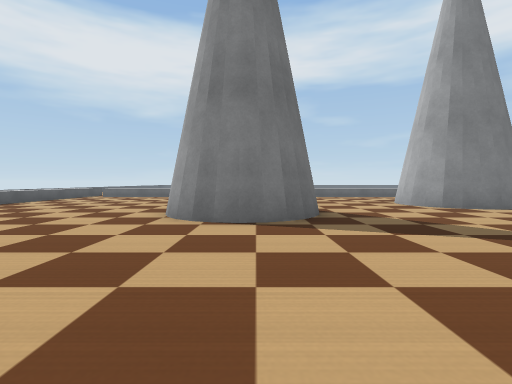
View 1 (above)

24 first-person views from a walk through a Webots world. The camera is 0.19 m above the floor, tilts 2° down and sees 85° across. The floor is counted in squares, 0.25 m on a side. Each view is taken from the middle of a square. On the plan, view 1 faces up. The plan holds only what a view shows up to about 10 squares ahead; the rest is blank. The place goes on beyond the plan. The robots in the file are not drawn. Webots' stock objects and surfaces are drawn as simple stand-ins.

View 2
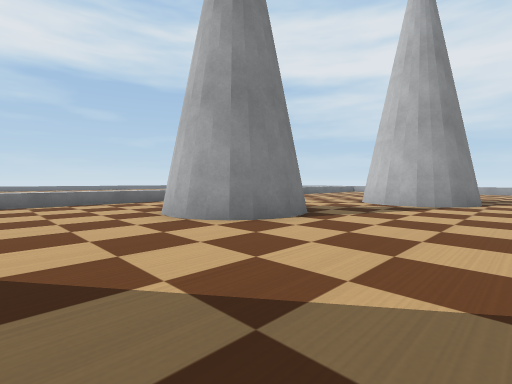

View 3
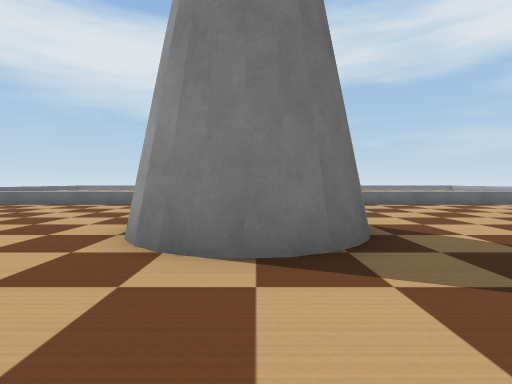

View 4
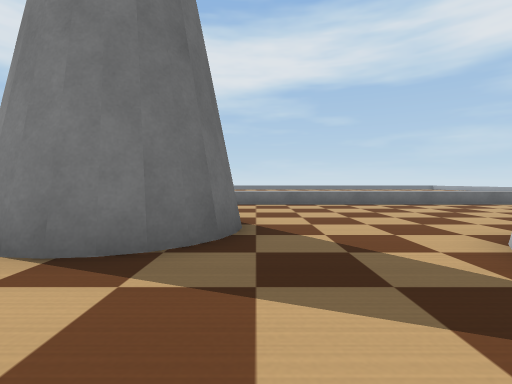

View 5
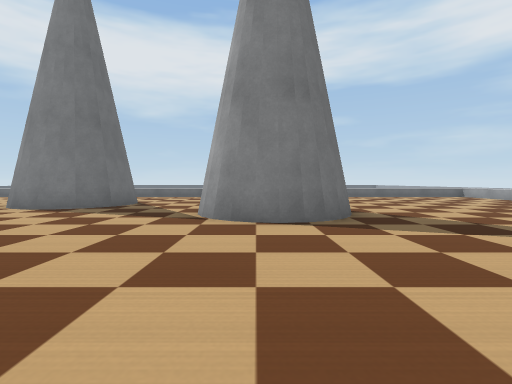

View 6
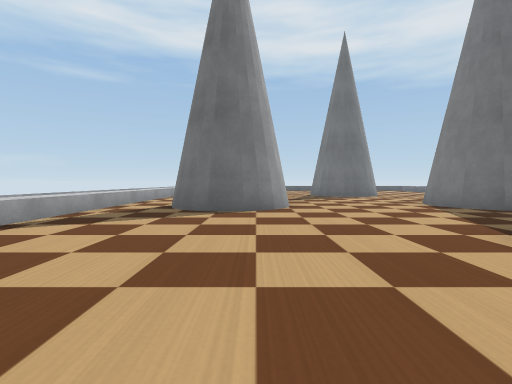

View 7
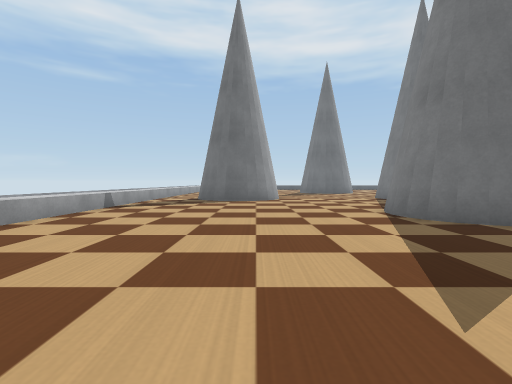

View 8
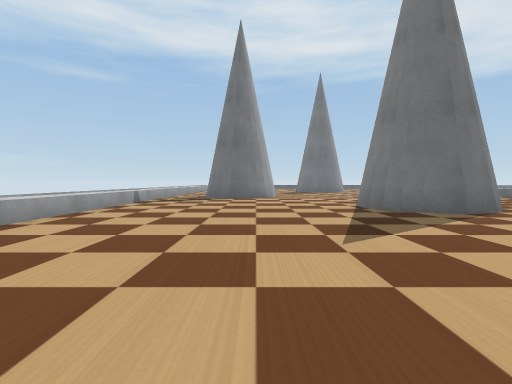

View 9
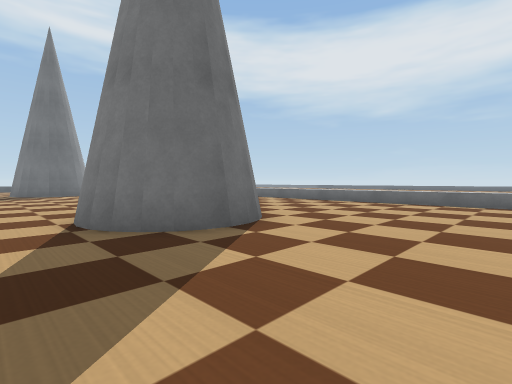

View 10
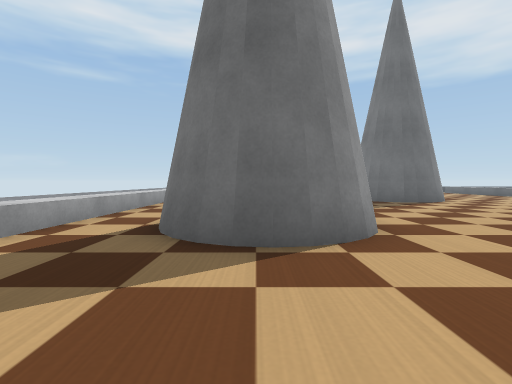

View 11
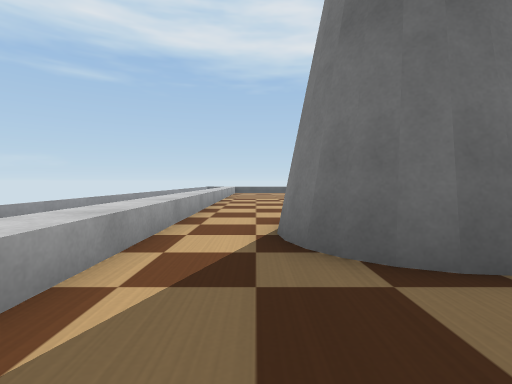

View 12
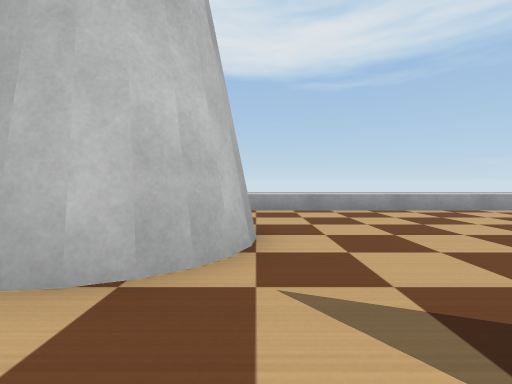

View 13
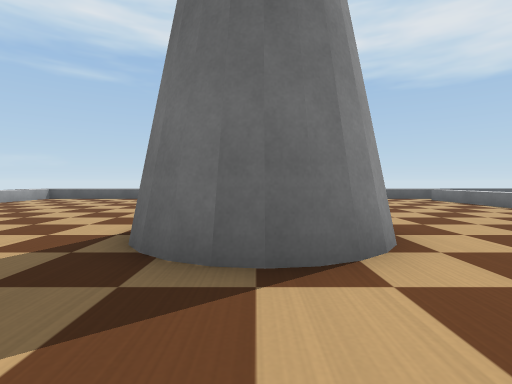

View 14
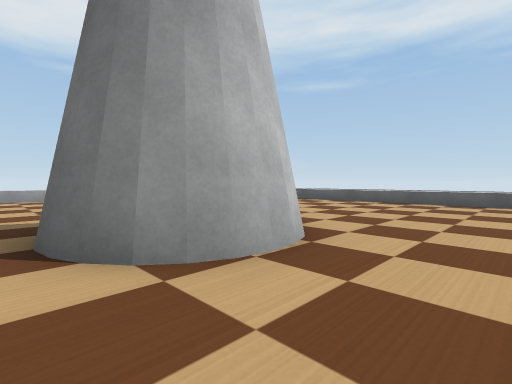

View 15
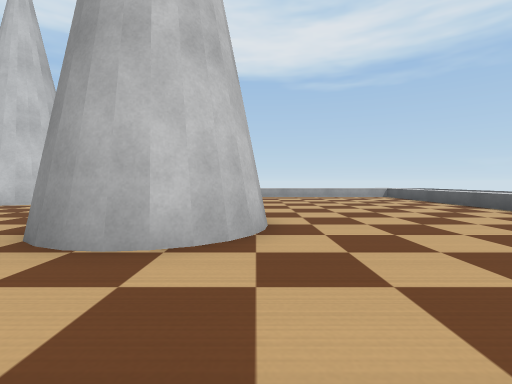

View 16
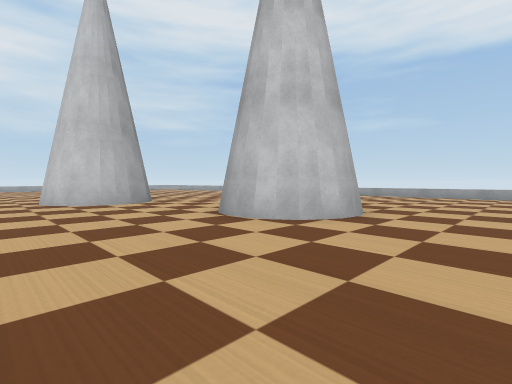

View 17
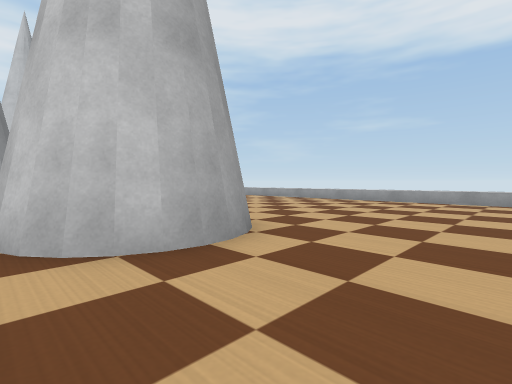

View 18
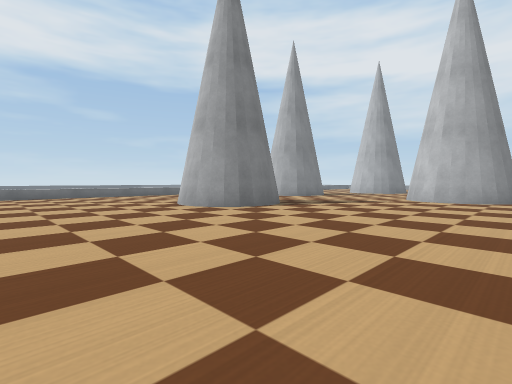

View 19
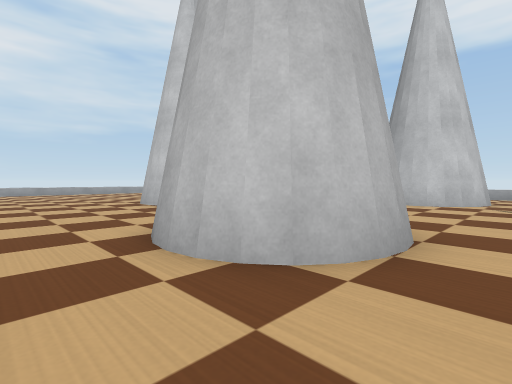

View 20
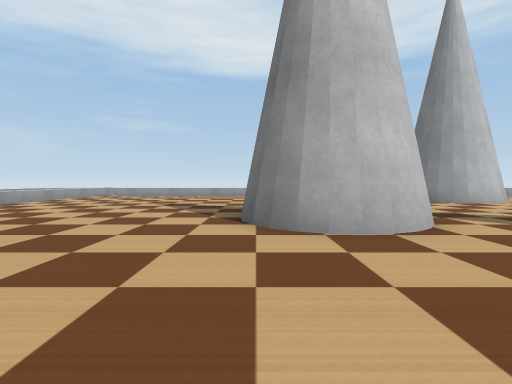

View 21
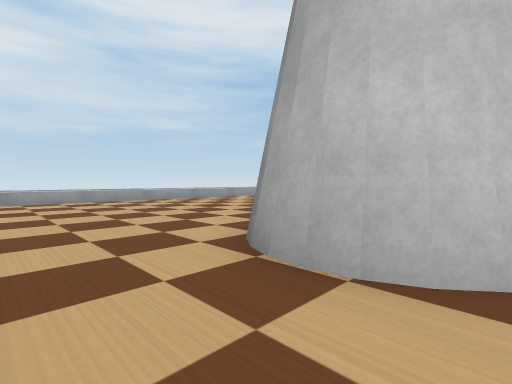

View 22
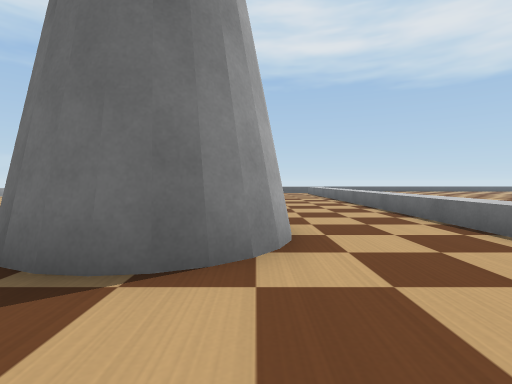

View 23
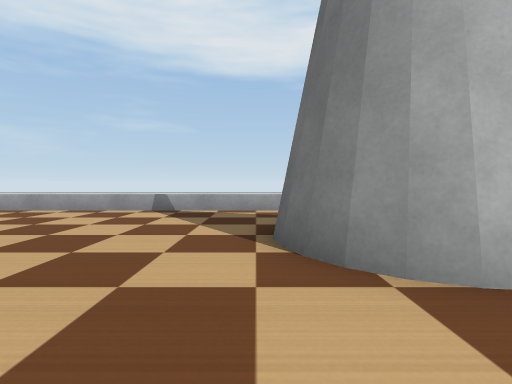

View 24
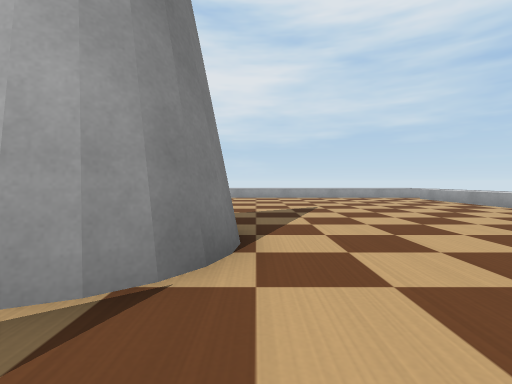

### Floor plan
Key: @ floor where view 1 was taken; . floor; = window, fence, low wall or low ledge; C grey cone.
Columns run from 10 left of view 1 to 25 right of it. Each row starts with its distance up from view 1.
 15     === ======================
 14     ...  ....................
 13     ..........................
 12     ..........................
 11  = ............CCCC.............
 10 ==.............CCCCC..............==
  9 ==.......CCC...CCCCC...CC.........=
  8  =......CCCC....CCC...CCCC........
  7   ......CCCC..........CCCC.......
  6   ......CCCC..........CCCC......
  5   .......CC............CC........
  4  =................................
  3 ==..............CCC...............=
  2 ==.............CCCCC.............
  1    ............CCCCC............
  0    .......@....CCCC............
 -1    ..............C.............
 -2     = =========================
 -3       =========================
 -4
 -5       =======================

Positions as (right, up) in squares from view 1, and headings:
1: (0, 0), facing up
2: (2, 4), facing up-right
3: (7, 5), facing up
4: (9, 5), facing up
5: (13, 0), facing up
6: (16, 2), facing left
7: (20, 2), facing left
8: (22, 2), facing left
9: (19, 4), facing up-left
10: (12, 1), facing left
11: (11, -1), facing left
12: (5, 5), facing down
13: (4, 7), facing left
14: (2, 11), facing down-left
15: (-2, 12), facing down
16: (-5, 13), facing down-right
17: (-5, 9), facing down-right
18: (-7, -1), facing up-right
19: (4, 13), facing down-right
20: (15, 13), facing down
21: (12, 11), facing down-right
22: (11, 11), facing left
23: (9, 5), facing down
24: (10, 5), facing right
